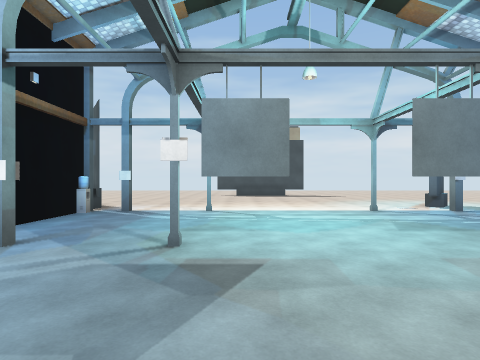
view 1 (above)

23 first-person views from a walk through a 3-D level made in the Unity game engine. The camera is 1.5 m above the floor, looks level and sees 75° across. The floor is counted in squares, 2 m on a side. Each view is taken from the middle of a square. On the plan, view 1 faces up. The plan holds only what a view shows up to about 10 squares ahead; the rest is blank. The place goes on beyond the plan. The player is left out. Some surface patterns are stand-ins.

view 2
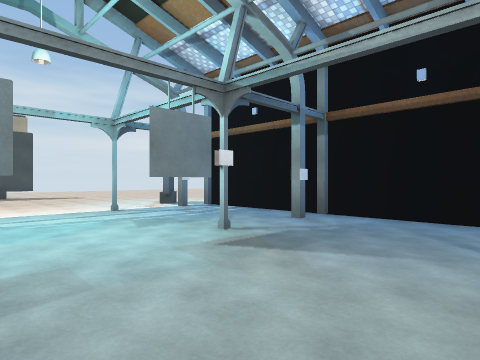

view 3
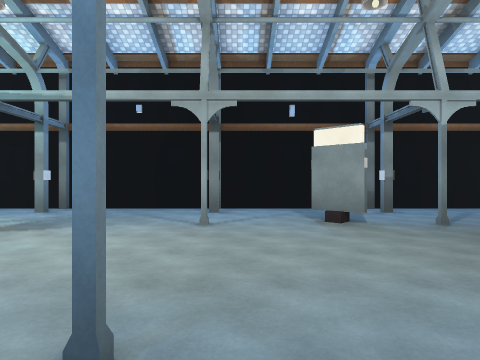

view 4
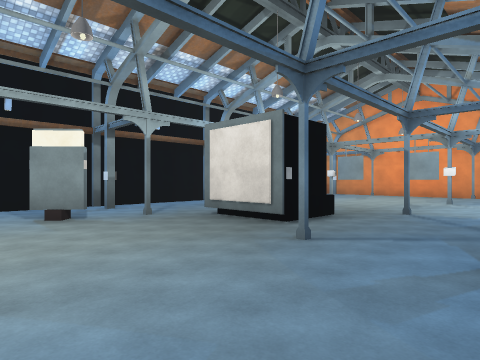

view 5
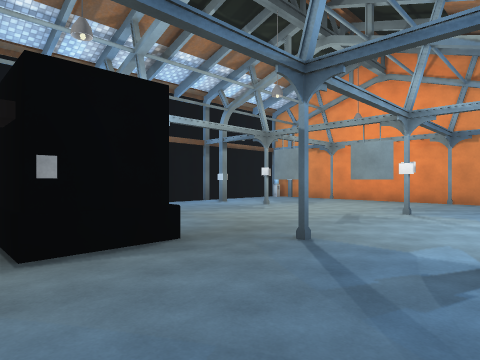

view 6
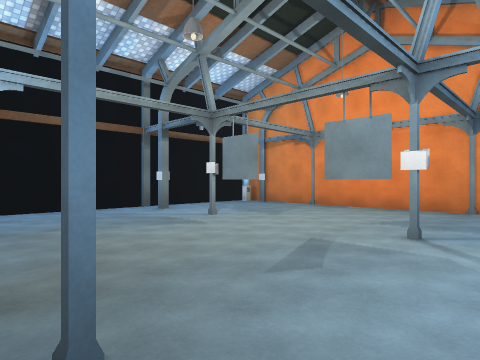

view 7
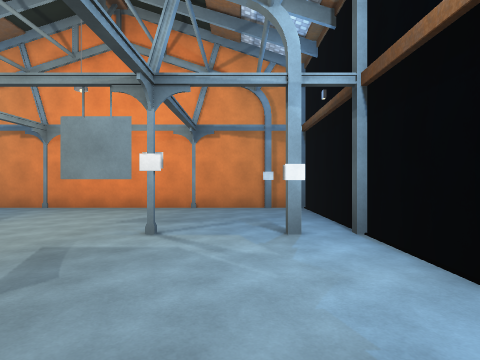

view 8
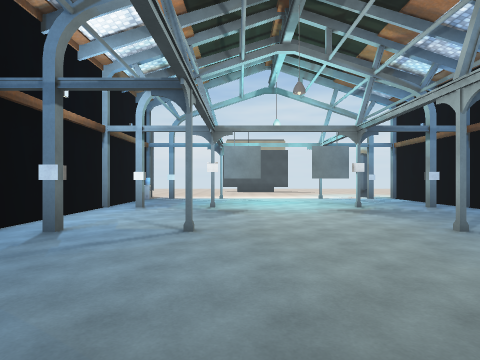

view 9
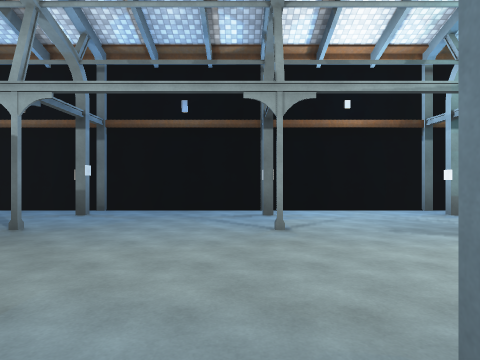

view 10
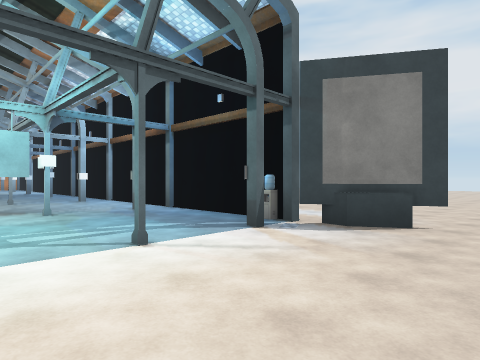

view 11
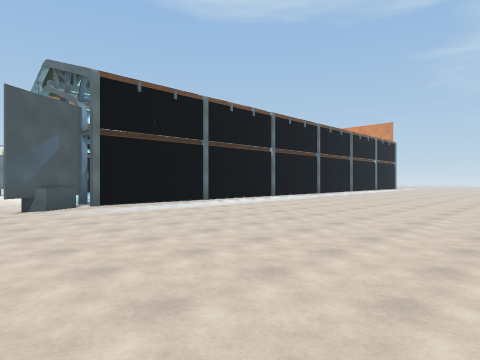

view 12
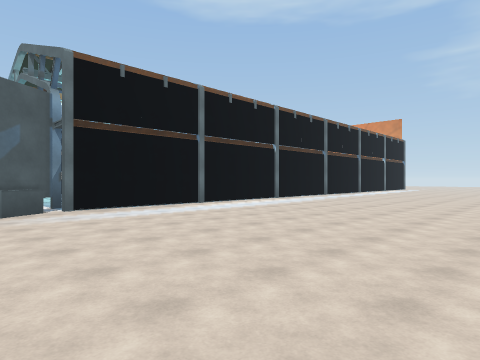

view 13
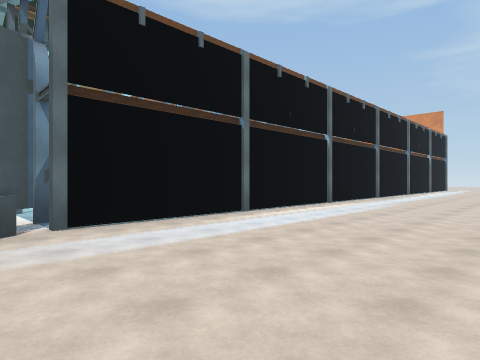

view 14
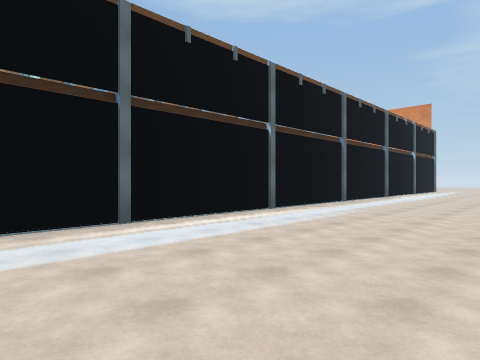

view 15
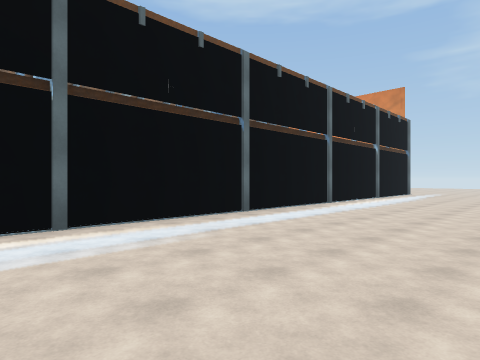

view 16
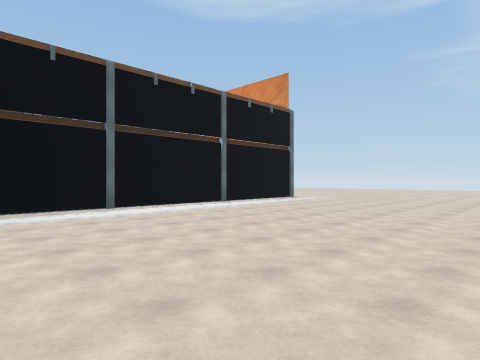

view 17
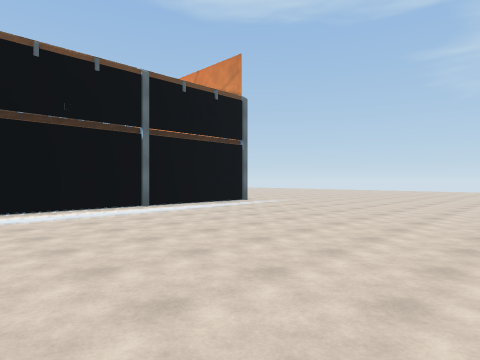

view 18
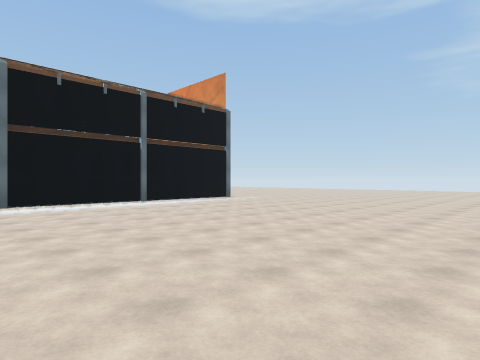

view 19
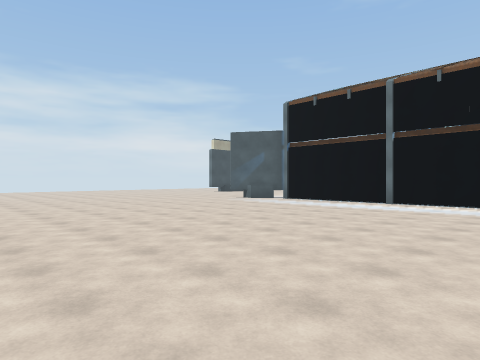

view 20
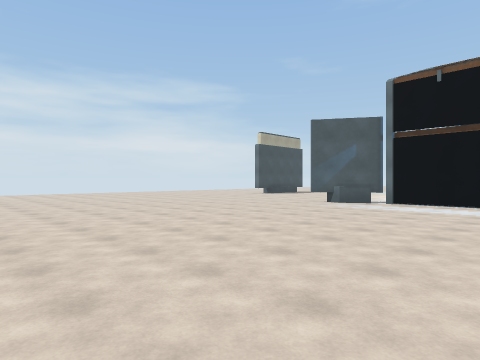

view 21
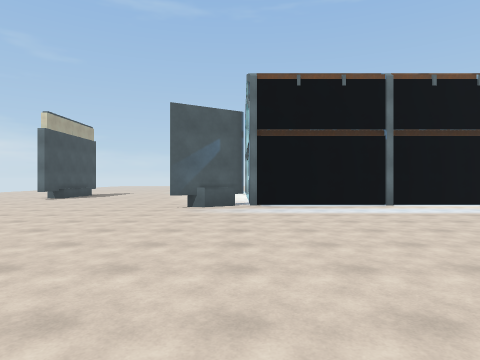

view 22
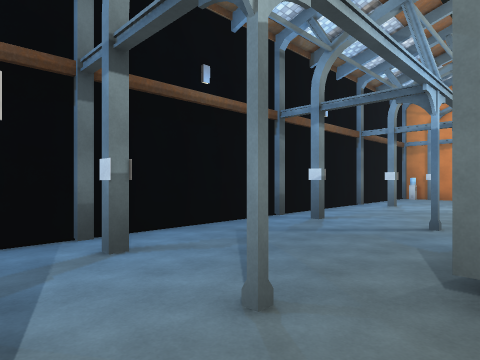

view 23
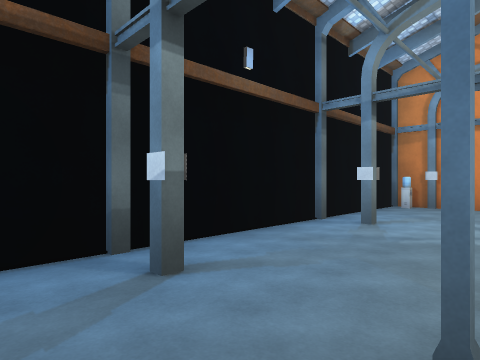

### Floor plan
Key: @ floor where view 1 was taken; # wall or solid block; . floor; C water cooler; O other object.
Columns run from 14 left of view 1 to 6 right of it. Each row starts with its distance up from view 1.
 11  .................
 10  ...................
  9  .........O.........O
  8 ..........#..#...#.#.
  7 ..........C.........#
  6 ..........#.........#
  5 ..........#.........#
  4 ..........#...#..#..#
  3 ..........#.........#
  2 ..........#.........#
  1 ..........#.........#
  0 ..........#..#@..#..#
 -1    .......#.........#
 -2     ......#.........#
 -3      .....#.......O.#
 -4       ....#..#...#..#
 -5   ........#....O....#
 -6   ........#....OO...#
 -7 ..........#....OO...#
 -8 ..........#..#...#.O#
 -9 ..........#.........#
-10 ..........#.........#
-11 ..........#.........#
-12  .........#...#..#..#
-13  .........#.....#...#
-14  .........#.........#
-15  .........#.........#
-16  ........ ##########C

Where each view was taken, in squares from view 1:
view 1: 0 up, 0 right, facing up
view 2: 0 up, 0 right, facing up-right
view 3: 1 down, 2 left, facing right
view 4: 1 down, 3 left, facing down-right
view 5: 5 down, 3 left, facing down-right
view 6: 8 down, 2 left, facing down-right
view 7: 8 down, 2 left, facing down
view 8: 5 down, 0 right, facing up
view 9: 1 down, 4 right, facing left
view 10: 11 up, 1 right, facing down-left
view 11: 11 up, 13 left, facing down-right
view 12: 10 up, 12 left, facing down-right
view 13: 9 up, 9 left, facing down-right
view 14: 6 up, 9 left, facing down-right
view 15: 1 up, 9 left, facing down-right
view 16: 5 down, 12 left, facing down-right
view 17: 8 down, 12 left, facing down-right
view 18: 7 down, 14 left, facing down-right
view 19: 0 up, 14 left, facing up-right
view 20: 4 up, 14 left, facing up-right
view 21: 8 up, 13 left, facing right
view 22: 3 down, 2 right, facing down-right
view 23: 7 down, 3 right, facing down-right
